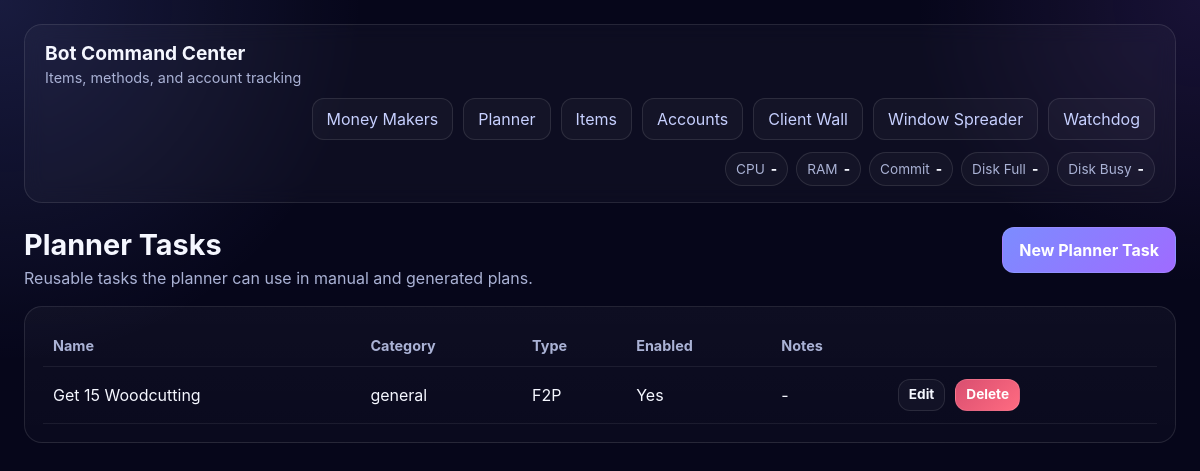
Screenshot of /planner_core/tasks with the database file from the repository.
### app/models.py (models this page shows)
class PlannerTask(Base):
    __tablename__ = "planner_task"
    __table_args__ = (
        Index("ix_planner_task_enabled_category", "enabled", "category"),
        Index("ix_planner_task_enabled_members", "enabled", "members_only"),
    )
    id: Mapped[int] = mapped_column(primary_key=True)
    name: Mapped[str] = mapped_column(String(255), unique=True, index=True)
    category: Mapped[str] = mapped_column(String(100), default="general")
    members_only: Mapped[bool] = mapped_column(default=False)
    enabled: Mapped[bool] = mapped_column(default=True)
    notes: Mapped[Optional[str]] = mapped_column(Text, nullable=True)
    created_at: Mapped[datetime] = mapped_column(
        DateTime(timezone=True),
        server_default=func.now(),
    )
    updated_at: Mapped[datetime] = mapped_column(
        DateTime(timezone=True),
        server_default=func.now(),
        onupdate=func.now(),
    )
    plan_steps: Mapped[list["PlanStep"]] = relationship(back_populates="planner_task")

### app/planner.py (the view)
@router.get("/planner_core/tasks", response_class=HTMLResponse)
def planner_tasks(request: Request, session: Session = Depends(get_session)):
    templates = get_templates(request)
    tasks = session.scalars(select(PlannerTask).order_by(PlannerTask.name)).all()
    return templates.TemplateResponse(
        request,
        "planner_tasks.html",
        {
            "request": request,
            "tasks": tasks,
            "message": request.query_params.get("message"),
        },
    )

### app/templates/planner_tasks.html
{% extends "base.html" %}
{% block content %}
<div class="page-header">
    <div>
        <h2>Planner Tasks</h2>
        <p>Reusable tasks the planner can use in manual and generated plans.</p>
    </div>
    <div class="actions">
        <a href="/planner_core/tasks/new"><button type="button">New Planner Task</button></a>
    </div>
</div>
<div class="card">
    <table>
        <thead>
            <tr>
                <th>Name</th>
                <th>Category</th>
                <th>Type</th>
                <th>Enabled</th>
                <th>Notes</th>
                <th></th>
            </tr>
        </thead>
        <tbody>
            {% for task in tasks %}
            <tr>
                <td>{{ task.name }}</td>
                <td>{{ task.category }}</td>
                <td>{% if task.members_only %}P2P{% else %}F2P{% endif %}</td>
                <td>{% if task.enabled %}Yes{% else %}No{% endif %}</td>
                <td>{{ task.notes or "-" }}</td>
                <td class="actions">
                    <a href="/planner_core/tasks/{{ task.id }}/edit"><button type="button" class="secondary tiny-btn">Edit</button></a>
                    <form action="/planner_core/tasks/{{ task.id }}/delete" method="post" onsubmit="return confirm('Delete this planner task?');">
                        <button type="submit" class="danger tiny-btn">Delete</button>
                    </form>
                </td>
            </tr>
            {% else %}
            <tr>
                <td colspan="6">No planner tasks yet.</td>
            </tr>
            {% endfor %}
        </tbody>
    </table>
</div>
{% endblock %}

### app/templates/base.html (style rules this page uses)
:root { color-scheme: dark; --bg: #06061a; --card: #0e1030; --card-2: #13163f; --border: rgba(255,255,255,0.10); --text: #f5f7ff; --muted: #aab2d5; --accent: #7c8cff; --accent-2: #9f6bff; --good: #58d68d; --bad: #ff6b81; --warn: #ffd166; }
* { box-sizing: border-box; }
body { margin: 0; font-family: Inter, Segoe UI, Arial, sans-serif; background: radial-gradient(circle at top left, rgba(124, 140, 255, 0.16), transparent 28%), radial-gradient(circle at top right, rgba(159, 107, 255, 0.12), transparent 22%), var(--bg); color: var(--text); }
a { color: #c7d0ff; text-decoration: none; }
.page-header { display: flex; gap: 16px; justify-content: space-between; align-items: flex-start; flex-wrap: wrap; margin-bottom: 18px; }
.page-header h2 { margin: 0 0 6px 0; font-size: 1.8rem; }
.page-header p { margin: 0; color: var(--muted); }
.card { background: linear-gradient(180deg, rgba(255,255,255,0.035), rgba(255,255,255,0.02)); border: 1px solid var(--border); border-radius: 18px; padding: 18px; margin-bottom: 18px; }
form { margin: 0; }
input, textarea, select, button { font: inherit; }
button { padding: 12px 16px; border: 1px solid var(--border); border-radius: 12px; background: linear-gradient(135deg, var(--accent), var(--accent-2)); color: white; cursor: pointer; font-weight: 700; }
button.danger { background: linear-gradient(135deg, #d94f70, #ff6b81); }
button.secondary, .secondary-link { background: rgba(255,255,255,0.03); color: var(--text); }
table { width: 100%; border-collapse: collapse; overflow: hidden; }
th, td { text-align: left; padding: 12px 10px; border-bottom: 1px solid rgba(255,255,255,0.07); vertical-align: middle; }
th { color: var(--muted); font-size: 0.9rem; font-weight: 700; }
.tiny-btn { padding: 8px 10px; font-size: 0.85rem; line-height: 1; }
.actions { display: flex; gap: 10px; flex-wrap: wrap; }

### rows the page displays
PlannerTask: name "Get 15 Woodcutting", category "general", members_only "F2P", enabled "Yes", notes "-"
